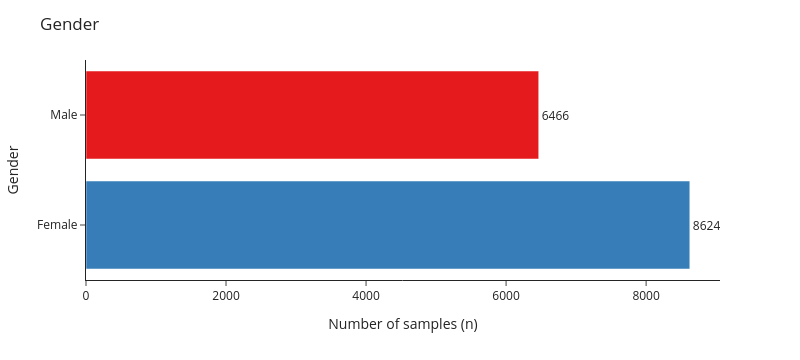

The cell this chart's notebook holds for it:
### Markdown cell above
## Gender

### Code cell
plot_df = count_entries("Gender")

fig = px.bar(
    plot_df, x='Count', y='Gender', orientation='h', text='Count', color='Gender',
    color_discrete_sequence=px.colors.qualitative.Set1
)

# Tweak layout and labels
fig.update_layout(
    title='Gender', template="simple_white",
    xaxis=dict(
        title="Number of samples (n)",
        range=[0, plot_df['Count'].max() * 1.05]
    ),
    showlegend=False,
    width=800
)

fig.update_traces(textposition='outside')
fig.show()

### Figure 1 — Plotly figure (JSON) as saved in the notebook; plotly's stock layout.template omitted (floating-point values rounded to 4 significant figures)
{"data": [{"alignmentgroup": "True", "hovertemplate": "Gender=%{y}<br>Count=%{text}<extra></extra>", "legendgroup": "Male", "marker": {"color": "rgb(228,26,28)", "pattern": {"shape": ""}}, "name": "Male", "offsetgroup": "Male", "orientation": "h", "showlegend": true, "text": [6466], "textposition": "outside", "type": "bar", "x": [6466], "xaxis": "x", "y": ["Male"], "yaxis": "y"}, {"alignmentgroup": "True", "hovertemplate": "Gender=%{y}<br>Count=%{text}<extra></extra>", "legendgroup": "Female", "marker": {"color": "rgb(55,126,184)", "pattern": {"shape": ""}}, "name": "Female", "offsetgroup": "Female", "orientation": "h", "showlegend": true, "text": [8624], "textposition": "outside", "type": "bar", "x": [8624], "xaxis": "x", "y": ["Female"], "yaxis": "y"}], "layout": {"barmode": "relative", "height": 360, "legend": {"title": {"text": "Gender"}, "tracegroupgap": 0}, "margin": {"t": 60}, "showlegend": false, "title": {"text": "Gender"}, "width": 800, "xaxis": {"anchor": "y", "domain": [0, 1], "range": [0, 9055.0], "title": {"text": "Number of samples (n)"}, "type": "linear"}, "yaxis": {"anchor": "x", "autorange": true, "categoryarray": ["Female", "Male"], "categoryorder": "array", "domain": [0, 1], "range": [-0.5, 1.5], "title": {"text": "Gender"}, "type": "category"}}}
